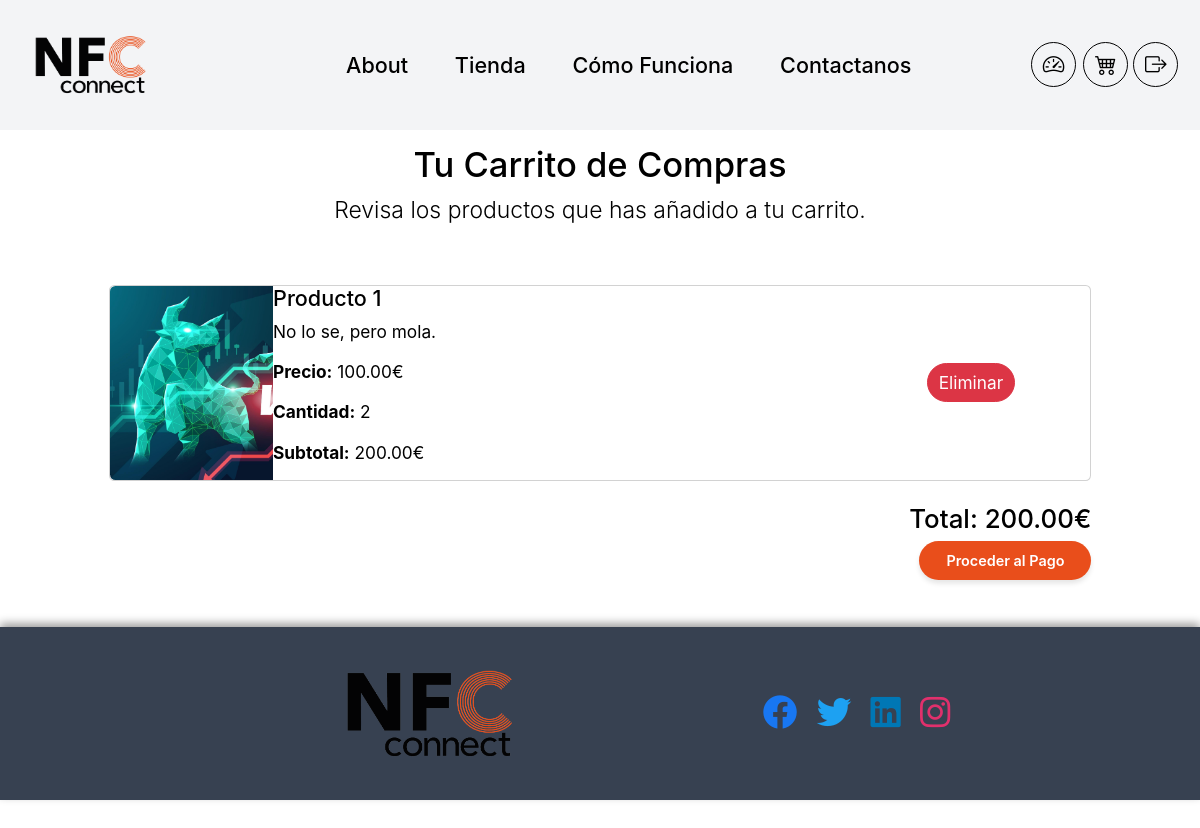
/cart (signed in), run on the app's committed database.
### app/models.py (models this page shows, shortened)
class CartItem(db.Model):
    __tablename__ = 'cart_item'
    id = db.Column(db.Integer, primary_key=True)
    cart_id = db.Column(db.Integer, db.ForeignKey('cart.id'), nullable=False)
    product_id = db.Column(db.Integer, db.ForeignKey('product.id'), nullable=False)
    quantity = db.Column(db.Integer, nullable=False, default=1)
    date_added = db.Column(db.DateTime, default=datetime.utcnow)

class Product(db.Model):
    __tablename__ = 'product'
    id = db.Column(db.Integer, primary_key=True)
    name = db.Column(db.String(150), nullable=False)
    description = db.Column(db.Text, nullable=False)
    price = db.Column(db.Float, nullable=False)
    image_file = db.Column(db.String(20), nullable=True, default='default_product.jpg')
    date_added = db.Column(db.DateTime, default=datetime.utcnow)
    features = db.Column(db.Text, nullable=True)
    cart_items = db.relationship('CartItem', backref='product', lazy=True)
    images = db.relationship('ProductImage', backref='product', lazy=True)

### app/routes.py (the view)
@app.route('/cart')
@app.route('/<lang_code>/cart')
@login_required
def cart_view(lang_code=None):
    cart = current_user.cart
    if not cart or not cart.cart_items:
        flash('Tu carrito está vacío.', 'info')
        return render_template('cart.html', cart_items=[], total_price=0)
    cart_items = cart.cart_items
    total_price = sum(item.product.price * item.quantity for item in cart_items)
    return render_template('cart.html', cart_items=cart_items, total_price=total_price)

### app/__init__.py (called while the page is built)
@login_manager.user_loader
def load_user(user_id):
    return models.User.query.get(int(user_id))

### app/routes.py (called while the page is built)
@app.before_request
def parse_url():
    path = request.path
    g.lang_code = 'en'
    if path.startswith('/es'):
        g.lang_code = 'es'
    elif path.startswith('/en'):
        if len(path) == 3:
            return redirect('/', code=301)
        path = path[3:]
        return redirect(path, code=301)
    return None

@app.context_processor
def inject_logout_form():
    logout_form = LogoutForm()
    return dict(logout_form=logout_form)

@app.context_processor
def inject_add_to_cart_form():
    form = AddToCartForm()
    return dict(add_to_cart_form=form)

### app/utils.py (called while the page is built)
def url_for_locale(url, lang):
    out = url_for(url)
    if lang != 'en':
        if out == '/':
            out = '/es'
        else:
            out = '/es' + out
    return out

### app/templates/cart.html (shortened to what this page needs)
{% extends "app.html" %}
{% block content %}
<main>
    <section class="cart-section py-5">
        <div class="container" style="padding-top: 7rem;">
            <div class="row mb-5 text-center">
                <div class="col-12">
                    <h2>{{ _('Tu Carrito de Compras') }}</h2>
                    <p class="lead">{{ _('Revisa los productos que has añadido a tu carrito.') }}</p>
                </div>
            </div>
            <div class="row">
                {% if cart_items %}
                    {% for item in cart_items %}
                    <div class="col-md-12 mb-4" data-aos="fade-up">
                        <div class="card">
                            <div class="row g-0">
                                <div class="col-md-2">
                                    <img src="{{ url_for('static', filename='img/' ~ item.product.image_file) }}" class="img-fluid rounded-start" alt="{{ item.product.name }}">
                                </div>
                                <div class="col-md-8">
                                    <div class="card-body">
                                        <h5 class="card-title">{{ item.product.name }}</h5>
                                        <p class="card-text">{{ item.product.description }}</p>
                                        <p class="card-text"><strong>{{ _('Precio') }}:</strong> {{ "%.2f"|format(item.product.price) }}€</p>
                                        <p class="card-text"><strong>{{ _('Cantidad') }}:</strong> {{ item.quantity }}</p>
                                        <p class="card-text"><strong>{{ _('Subtotal') }}:</strong> {{ "%.2f"|format(item.product.price * item.quantity) }}€</p>
                                    </div>
                                </div>
                                <div class="col-md-2 d-flex align-items-center">
                                    <form action="{{ url_for('remove_from_cart', product_id=item.product.id) }}" method="POST">
                                        <button type="submit" class="btn btn-danger">{{ _('Eliminar') }}</button>
                                    </form>
                                </div>
                            </div>
                        </div>
                    </div>
                    {% endfor %}
                    <div class="col-md-12 text-end">
                        <h4>{{ _('Total') }}: {{ "%.2f"|format(total_price) }}€</h4>
                        <a href="{{ url_for('checkout') }}" class="btn btn-custom">{{ _('Proceder al Pago') }}</a>
                    </div>
                {% else %}
                    <div class="col-12 text-center">
                        <p>{{ _('Tu carrito está vacío.') }}</p>
                        <a href="{{ url_for_locale('store', lang=g.lang_code) }}" class="btn btn-custom">{{ _('Ir a la Tienda') }}</a>
                    </div>
                {% endif %}
            </div>
        </div>
    </section>
</main>
{% endblock %}

### app/static/css/style.css (style rules this page uses)
body { margin: 0; padding-top: 0rem; overflow-x: hidden; background-color: var(--bs-light); color: var(--bs-dark); font-family: var(--bs-font-sans-serif); }
main { flex-grow: 1; }
.btn-custom { background-color: var(--bs-primary) !important; color: var(--bs-white) !important; border: none !important; border-radius: 1.75rem !important; padding: 10px 30px !important; font-size: 1rem !important; font-weight: 600 !important; transition: background-color 0.3s, color 0.3s, box-shadow 0.3s; display: inline-block; box-shadow: 0 4px 6px rgba(0, 0, 0, 0.1); }
.btn-custom { background-color: var(--bs-primary); color: var(--bs-white); border: none; border-radius: 1.5625rem; padding: 10px 30px; font-size: 1rem; font-weight: 600; transition: background-color 0.3s, color 0.3s; }
[data-aos] { opacity: 0; transition-property: opacity, transform; }
[data-aos].aos-animate { opacity: 1; }
.btn-danger { background-color: var(--bs-danger); }
.card { border: none; border-radius: var(--bs-border-radius); }
.card .card-body { padding: 0; }

### app/templates/cart.html (style rules this page uses)
html, body { height: 100%; margin: 0; }
body { display: flex; flex-direction: column; }

### data on the page
CartItem: image_file (picture), product.name "Producto 1", product.description "No lo se, pero mola.", quantity "2"
Product: product.price "100.00", item.product.price*item.quantity "200.00"

### other printed values
{{ "%.2f"|format(total_price) }} "200.00"
